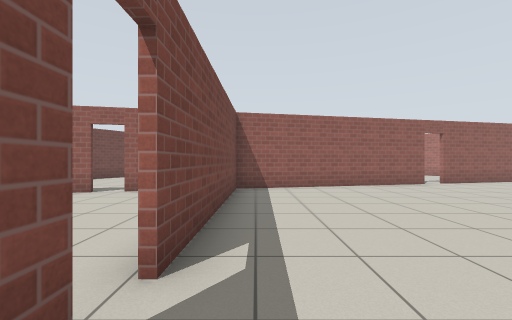
view 1 (above)

18 first-person views from a walk through a world built for the Gazebo simulator. The camera is 0.94 m above the floor, looks level and sees 90° across. The floor is counted in squares, 1 m on a side. Each view is taken from the middle of a square. On the plan, view 1 faces up. The plan holds only what a view shows up to about 10 squares ahead; the rest is blank. Simple patterns stand in for the simulator's built-in surfaces.

view 2
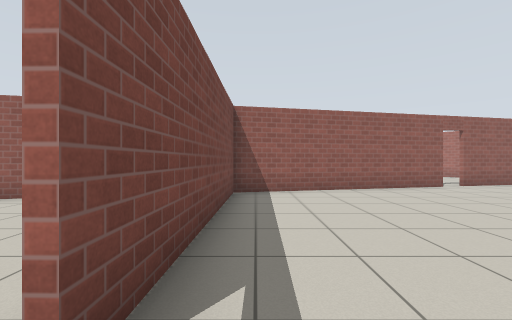

view 3
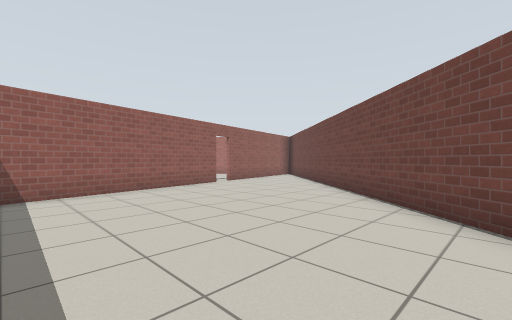

view 4
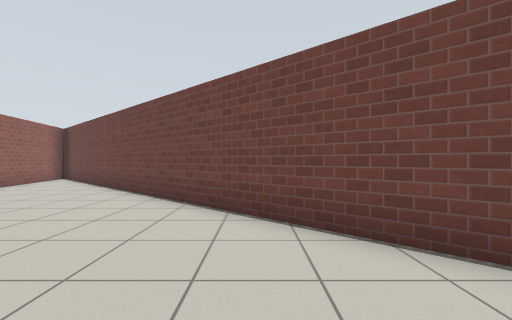

view 5
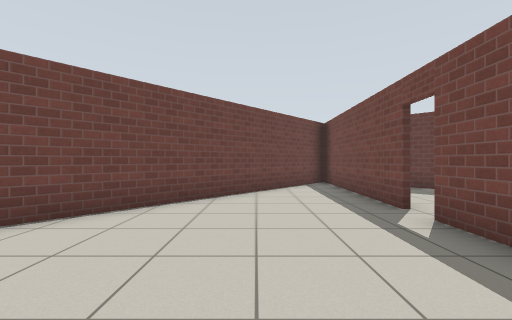

view 6
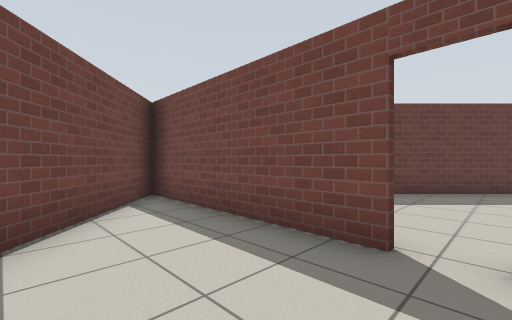

view 7
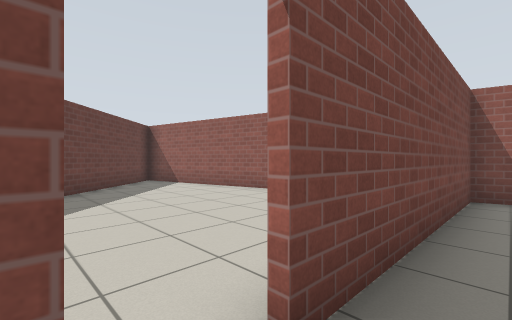

view 8
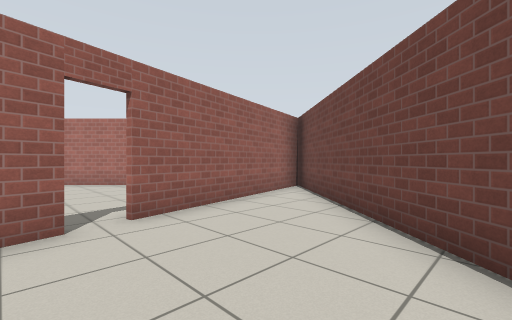

view 9
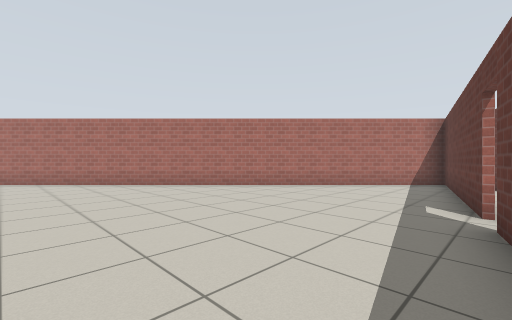

view 10
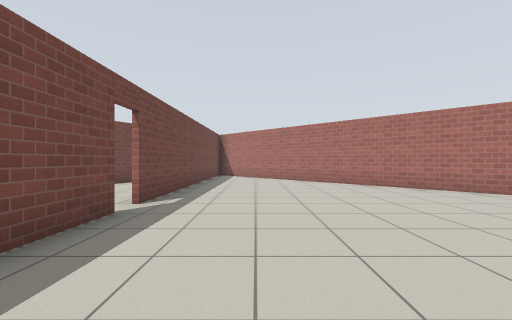

view 11
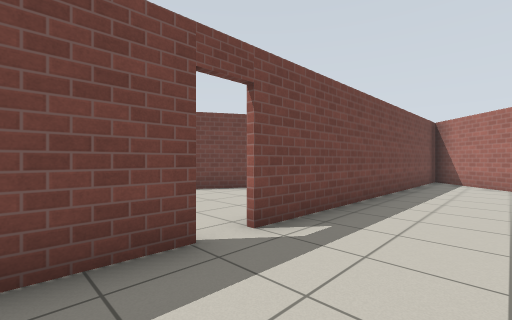

view 12
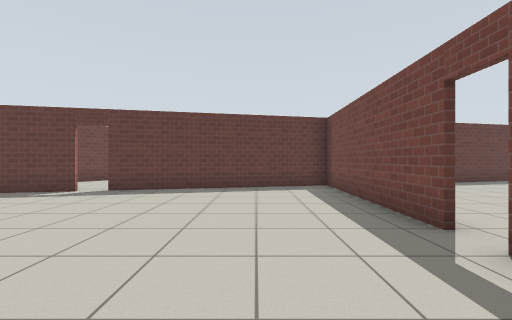

view 13
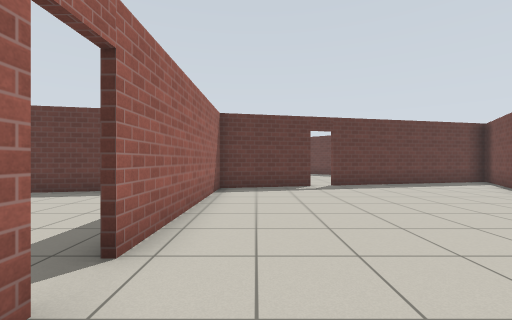

view 14
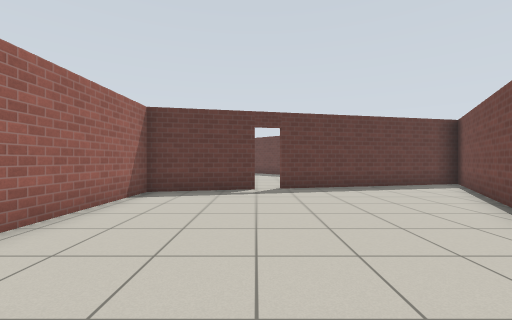

view 15
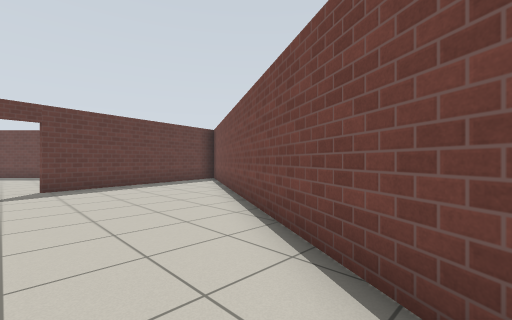

view 16
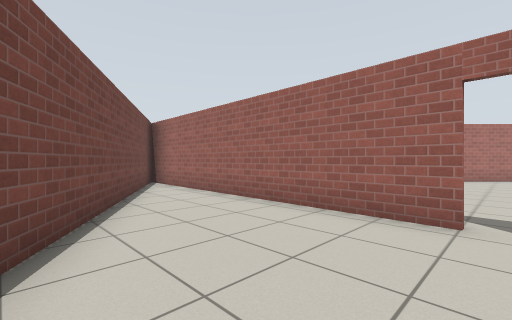

view 17
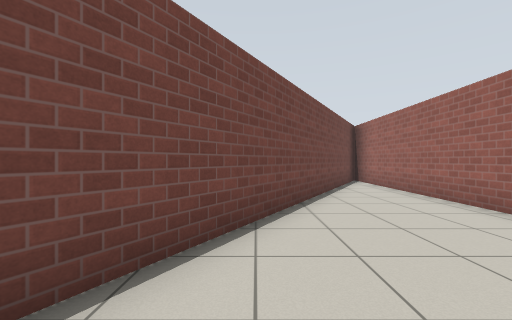

view 18
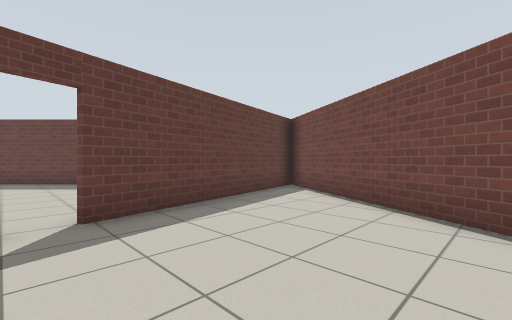

### Floor plan
Points are (right, up) in squares from view 1. A wall is a line through its corners. A room is listed if a view was taken in it or the views show most of it. See-through windows are left out.
Room 1 (views 1, 2, 3, 4, 5, 6, 7, 8)
walls: (6.7, 10) (-0.8, 8.3); (-0.6, 8.4) (-0.8, 1.9); (-0.8, 1.2) (-0.9, -4.6); (-0.5, -4.5) (12.7, 10.4); (13.8, 11.6) (7.4, 10.2)
ways out: open door at (7, 10) to room 2; open door at (-1, 1.5) to room 4
Room 2 (views 9, 10, 11, 12)
walls: (7.4, 10.3) (13.6, 11.7); (-0.5, 14.6) (-0.6, 8.5) (6.5, 10.1); (12.7, 10.4) (13.9, 11.7) (0.3, 25.4); (-0.3, 24.9) (-0.5, 15.4)
ways out: open door at (7, 10) to room 1; open door at (-1, 15) to room 3
Room 3 (views 13, 14, 15, 16, 17, 18)
walls: (-0.7, 15.4) (-0.5, 24.6); (-4.1, 7.8) (-0.8, 8.5); (-0.8, 8.3) (-0.7, 14.7); (-0.9, 25) (-11.9, 6) (-4.8, 7.6)
ways out: open door at (-1, 15) to room 2; open door at (-4.5, 8)
Room 4 (no view inside)
walls: (-4.8, 7.4) (-8.6, 6.6); (-10.5, 4.5) (-3.3, -2.7)
ways out: open door at (-1, 1.5) to room 1

Where each view was taken, in squares from view 1:
view 1: 0 up, 0 right, facing up
view 2: 1 up, 0 right, facing up
view 3: 1 up, 0 right, facing up-right
view 4: 2 up, 1 right, facing right
view 5: 6 up, 2 right, facing down
view 6: 2 up, 2 right, facing down-left
view 7: 1 up, 0 right, facing up-left
view 8: 6 up, 6 right, facing up-right
view 9: 10 up, 2 right, facing up-right
view 10: 10 up, 2 right, facing up
view 11: 13 up, 2 right, facing up-left
view 12: 18 up, 2 right, facing down
view 13: 17 up, 2 left, facing down
view 14: 16 up, 4 left, facing down
view 15: 17 up, 4 left, facing down-left
view 16: 15 up, 5 left, facing up-right
view 17: 14 up, 5 left, facing up
view 18: 12 up, 4 left, facing down-left
